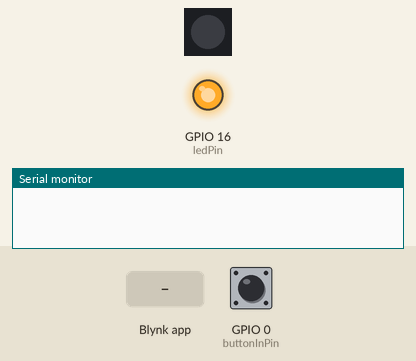
This sketch was run on a simulated ESP8266 (NodeMCU). On the bench: 1 RGB LEDs in strip order, left to right, output pins drawn as LEDs (lit = HIGH), the last lines printed to the serial monitor. The test bench sets the inputs (shaded band); at power-on: GPIO 0 (buttonInPin) HIGH. Dim RGB values are drawn brighter than linear; WiFi joins after 1.5 s; servers stay silent unless stated; the strip is taken to match the declared colour order.

Above: at 3.0 s.
3.1 s: GPIO 0 (buttonInPin) pulled LOW for 0.15 s
At 5.88 s:
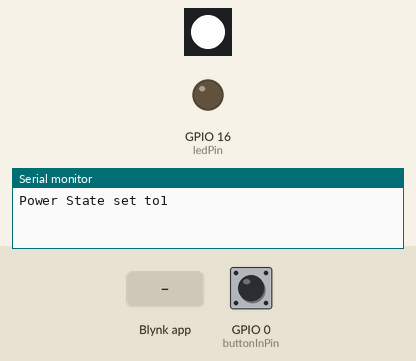
6.1 s: Blynk app writes 1 to V0
At 6.25 s:
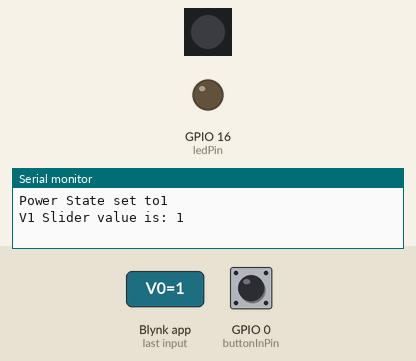
9.1 s: Blynk app writes 0 to V0
At 12.3 s:
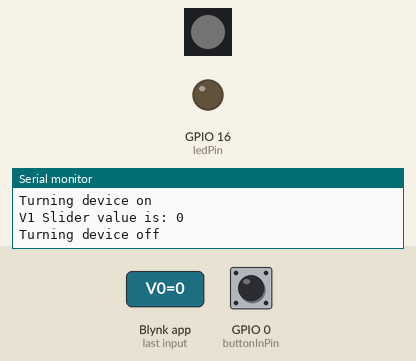
Timing chart, 0 to 13.8 s (numbered marks = the images above; inputs shaded):
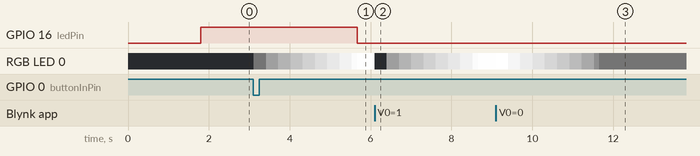

Measured:
- after the input at 3.1 s, GPIO 16 (ledPin): HIGH → LOW after 2.6 s; RGB LED 0: off → RGB(1, 1, 1) at once, → RGB(31, 31, 31) 0.30 s later, → RGB(61, 61, 61) 0.30 s later, → RGB(91, 91, 91) 0.30 s later, … (10 changes in this stretch)
- after the input at 6.1 s, RGB LED 0: RGB(253, 253, 253) → off at once, → RGB(30, 30, 30) 0.30 s later, → RGB(60, 60, 60) 0.30 s later, → RGB(90, 90, 90) 0.30 s later, … (10 changes in this stretch)
- after the input at 9.1 s, RGB LED 0: RGB(253, 253, 253) → RGB(254, 254, 254) at once, → RGB(224, 224, 224) 0.30 s later, → RGB(194, 194, 194) 0.30 s later, → RGB(164, 164, 164) 0.30 s later, … (10 changes in this stretch)

The sketch:

Soularv2.ino
```cpp
/* Soularv2.ino
  December 2018
  Christopher Datsikas
  Based on Adafruit Code


  TODO: Implement two modes
  Onbard LED on triggered when V0 pressed on app
  */

#include <Adafruit_NeoPixel.h>
#include <SPI.h>         // COMMENT OUT THIS LINE FOR GEMMA OR TRINKET
//#include <avr/power.h> // ENABLE THIS LINE FOR GEMMA OR TRINKET

#define BLYNK_PRINT Serial
#include <ESP8266WiFi.h>
#include <BlynkSimpleEsp8266.h>

// You should get Auth Token in the Blynk App.
// Go to the Project Settings (nut icon).
char auth[] = "e9b91c10830f40d089089d3cfa4bc34e";

// Your WiFi credentials.
// Set password to "" for open networks.
char ssid[] = "Verizon-SM-G950U-A968";
char pass[] = "qihanhan";

#define NUMPIXELS 1 // Number of LEDs in strip
#define PIN 4
#define SPEED 10
#define LAMPOFF 0
#define LAMPHALF 50
#define LAMPFULL 254

// Here's how to control the LEDs from any two pins:
//#define DATAPIN    11
//#define CLOCKPIN   13
//Adafruit_DotStar strip = Adafruit_DotStar(
//NUMPIXELS, DATAPIN, CLOCKPIN, DOTSTAR_BRG);
// The last parameter is optional -- this is the color data order of the
// DotStar strip, which has changed over time in different production runs.
// Your code just uses R,G,B colors, the library then reassigns as needed.
// Default is DOTSTAR_BRG, so change this if you have an earlier strip.

// Hardware SPI is a little faster, but must be wired to specific pins
// (Arduino Uno = pin 11 for data, 13 for clock, other boards are different).
Adafruit_NeoPixel strip = Adafruit_NeoPixel(NUMPIXELS, PIN, NEO_RGBW + NEO_KHZ800);

int buttonInPin = 0;         // the number of the input pin
int ledPin = 16;             // the number of the output pin

int powerState = LOW; // if device is on or off
int lightMode = HIGH;  // if device is in sunlight or sunrise mode
int reading;           // the current reading from the input pin
int previous = LOW;    // the previous reading from the input pin

// the follow variables are long's because the time, measured in miliseconds,
// will quickly become a bigger number than can be stored in an int.
long myTime = 0;         // the last time the output pin was toggled
long debounce = 200;   // the debounce time, increase if the output flickers

void setup() {
  // Debug console
  Serial.begin(9600);

  Blynk.begin(auth, ssid, pass);
  // You can also specify server:
  //Blynk.begin(auth, ssid, pass, "blynk-cloud.com", 80);
  //Blynk.begin(auth, ssid, pass, IPAddress(192,168,1,100), 8080);

  pinMode(buttonInPin, INPUT);
  pinMode(ledPin, OUTPUT);
  digitalWrite(ledPin, HIGH);

  strip.begin(); // Initialize pins for output
  strip.clear();
  strip.show();  // Turn all LEDs off ASAP
}


void loop() {
  // continuously polls the app
  Blynk.run();

  // continuously polls the capacitive sensor
  reading = digitalRead(buttonInPin);

  // if the input just went from HIGH TO LOW and we've waited long enough
  // to ignore any noise on the circuit, toggle the output pin and remember
  // the time. Capacitive sensor is active low.
  if (reading == LOW && previous == HIGH && millis() - myTime > debounce) {
    toggleOnOff();
    myTime = millis();
  }
  previous = reading;
}

void toggleOnOff() {
  //if device is on turn it off
  if (powerState == HIGH) {
    powerState = LOW;
    fade(LAMPFULL, LAMPOFF, SPEED);
  }
  //if device is off turn it on
  else {
    powerState = HIGH;
    fade(LAMPOFF, LAMPFULL, SPEED);
  }
  Serial.print("Power State set to");
  Serial.println(powerState);
  Blynk.virtualWrite(V0, powerState); //sending to Blynk
    digitalWrite(ledPin, !powerState);    // onboard Led active low
}

// turn on and off the device
BLYNK_WRITE(V0)
{
  int pinValue = param.asInt();
  Serial.print("V1 Slider value is: ");
  Serial.println(pinValue);
  if (pinValue == 1) {    // if Button sends 1
    fade(LAMPOFF, LAMPFULL, SPEED);
    powerState = HIGH;
    Serial.println("Turning device on");
  }
  else if (pinValue == 0) {
    fade(LAMPFULL, LAMPOFF, SPEED);
    powerState = LOW;
    Serial.println("Turning device off");
  }
}


// go from a starting brightness level to an endBrightness level in a certain amount of time
// this is awful code; TODO: rewrite
void fade(uint8_t startBrightness, uint8_t endBrightness, uint8_t wait) {
  if (startBrightness < endBrightness) {
    for (int b = startBrightness ; b < endBrightness; b++) {
      for (int thisPixel = 0; thisPixel < NUMPIXELS; thisPixel++) {   // iterate through all the levers                               // if lever is pulled down, turn green
        strip.setPixelColor(thisPixel, b, b, b); // Moderately bright green color.
      }
      strip.show();                             // Update pixel color.
      delay(wait);
    }
  }
  else if (startBrightness > endBrightness) {
    for (int b = startBrightness ; b > endBrightness; b--) {
      for (int thisPixel = 0; thisPixel < strip.numPixels(); thisPixel++) {   // iterate through all the levers                               // if lever is pulled down, turn green
        strip.setPixelColor(thisPixel, b, b, b); // Moderately bright green color.
      }
      strip.show();                             // Update pixel color.
      delay(wait);
    }
  }
}
```
